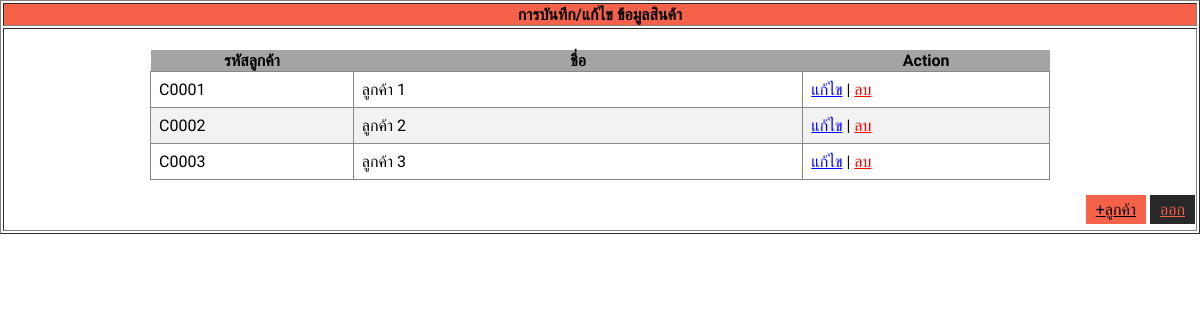
The page /Cus_list.php on the database its author committed.
### tables this page shows
CREATE TABLE `cus_name` (
  `Cus_id` varchar(5) NOT NULL,
  `Cus_name` varchar(30) NOT NULL
);

### function/db_function.php (called while the page is built, shortened)
<?php
function get_Customer($Cus_id = null)
{
    global $sql;
    $sql_str = "SELECT * FROM cus_name ";
    $stmt = $sql->prepare($sql_str);
    $stmt->execute();
    return $stmt->fetchAll();
}

### Cus_list.php (the view, shortened to what this page needs)
<?php
require_once("connection/Connection.php");
require_once("function/db_function.php");
?>
<!doctype html>
<html>
<head>
    <link href="asset/css/style-main.css" rel="stylesheet">
</head>
<body class="font bg_color-W1">
    <table border="1" width="1200" style="margin-left: auto;margin-right: auto;">
        <thead>
            <th colspan="4" class="bg_color-main1">การบันทึก/แก้ไข ข้อมูลสินค้า</th>
        </thead>
        <tbody>
            <tr>
                <td>
                    <table id="content" width="900px" style="margin-left: auto;margin-right: auto;margin-top: 20px;">
                        <thead class="bg_color-W3">
                            <th>
                                รหัสลูกค้า
                            </th>
                            <th>
                                ชื่อ
                            </th>
                            <th>
                                Action
                            </th>
                        </thead>
                        <tbody>
                            <?php foreach (get_Customer() as $cus_item) { ?>
                                <tr>
                                    <td class="text-size-16"><?= $cus_item['Cus_id'] ?></td>
                                    <td width="50%"><?= $cus_item['Cus_name'] ?></td>
                                    <td>
                                        <a href="cus_edit.php?id=<?= $cus_item['Cus_id'] ?>&name=<?= $cus_item['Cus_name'] ?>" style="color: blue">แก้ไข</a> |
                                        <a href="process/delete_cus.php?Cus_id=<?= $cus_item['Cus_id'] ?>" style="color: red" onClick="return confirm('Are you sure?')">ลบ</a>
                                    </td>
                                </tr>
                            <?php } ?>
                        </tbody>
                    </table>
                    <div style=" text-align: right;margin-top:20px;margin-bottom:10px">
                        <a href="cus_add.php" style="flex: 1;align-content: center;justify-content: center" class="btn-main1">+ลูกค้า</a>
                        <a href="index.php" style="justify-content: flex-end" class="btn-main2">ออก</a>
                    </div>
                </td>
            </tr>
        </tbody>
    </table>
</body>
</html>

### asset/css/style-main.css (style rules this page uses)
.bg_color-main1 { background-color: #F66249; }
.bg_color-W1 { background-color: #FFF; }
.bg_color-W3 { background-color: #A4A4A4; }
.text-size-16 { font-size: 16px; }
.font { font-family: 'Mitr', sans-serif; }
a { color: #000; }
.btn-main1 { color: #000; background-color: #F66249; padding: 5px 10px; }
.btn-main2 { color: #F66249; background-color: #282828; padding: 5px 10px; }

### Cus_list.php (style rules this page uses)
html, body { width: 100%; height: 100%; padding: 0; margin: 0; }
#content { border-collapse: collapse; }
#content td, #customers th { border: 1px solid #888; padding: 8px; }
#content tr:nth-child(even) { background-color: #f2f2f2; }

### rows shown on the page
cus_name: Cus_id "C0001", Cus_name "ลูกค้า 1"
cus_name: Cus_id "C0002", Cus_name "ลูกค้า 2"
cus_name: Cus_id "C0003", Cus_name "ลูกค้า 3"
